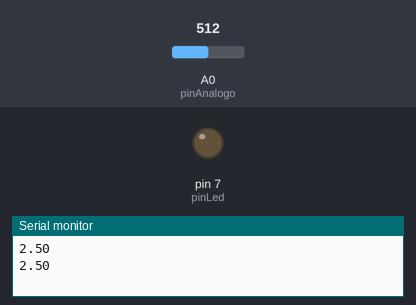
The sketch below on a simulated Arduino Uno, built with avr-gcc and run on an emulated ATmega328P. Shown: output pins drawn as LEDs (lit = HIGH), the last lines printed to the serial monitor. The test bench sets the inputs (shaded band); at power-on: A0 (pinAnalogo) = 512.

Above: at 1.8 s.
1.9 s: A0 (pinAnalogo) set to 1004
3.4 s: A0 (pinAnalogo) set to 1023
At 5.2 s:
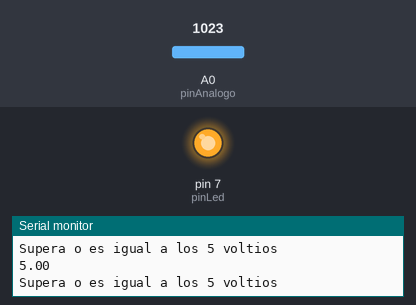
5.5 s: A0 (pinAnalogo) set to 900
At 6.8 s:
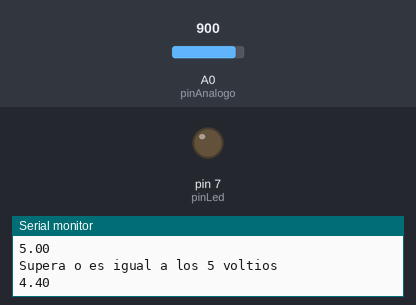
Timing chart, 0 to 8.5 s (numbered marks = the images above; inputs shaded):
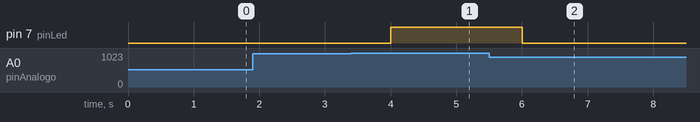

The sketch:

clase8.ino
```cpp
int pinLed = 7 ;
int pinAnalogo = A0;
int relax = 1000;
float v ;
float v2 ;
void setup() {
  // put your setup code here, to run once:
  pinMode(pinLed,OUTPUT);
  pinMode(pinAnalogo,INPUT);
  Serial.begin(9600);

}

void loop() {
  // put your main code here, to run repeatedly:
  v = analogRead(pinAnalogo);
  v2 = (5*v)/1023;
  Serial.println(v2);
  if (v2 >= 5){
    digitalWrite(pinLed,HIGH);
    Serial.println("Supera o es igual a los 5 voltios");
  }
  else {
    digitalWrite(pinLed,LOW);
  }
  delay(relax);

}
```

Measured:
- the behaviour switches between 1022 and 1023 on A0 (pinAnalogo) (found by bisection; images 0 and 1)
- after the input at 3.4 s, pin 7 (pinLed): LOW → HIGH after 0.60 s
- after the input at 5.5 s, pin 7 (pinLed): HIGH → LOW after 0.50 s
